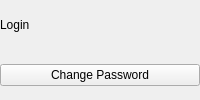
                   <widget class="QWidget" name="page_2">
                    <layout class="QGridLayout" name="gridLayout_81">
                     <property name="leftMargin">
                      <number>0</number>
                     </property>
                     <property name="topMargin">
                      <number>0</number>
                     </property>
                     <property name="rightMargin">
                      <number>0</number>
                     </property>
                     <property name="bottomMargin">
                      <number>0</number>
                     </property>
                     <property name="spacing">
                      <number>0</number>
                     </property>
                     <item row="0" column="0">
                      <widget class="QWidget" name="widget_64" native="true">
                       <layout class="QGridLayout" name="gridLayout_80">
                        <property name="leftMargin">
                         <number>0</number>
                        </property>
                        <property name="topMargin">
                         <number>0</number>
                        </property>
                        <property name="rightMargin">
                         <number>0</number>
                        </property>
                        <property name="bottomMargin">
                         <number>0</number>
                        </property>
                        <property name="spacing">
                         <number>0</number>
                        </property>
                        <item row="0" column="0">
                         <widget class="QWidget" name="widget_65" native="true">
                          <layout class="QGridLayout" name="gridLayout_79">
                           <property name="leftMargin">
                            <number>0</number>
                           </property>
                           <property name="topMargin">
                            <number>0</number>
                           </property>
                           <property name="rightMargin">
                            <number>0</number>
                           </property>
                           <property name="bottomMargin">
                            <number>0</number>
                           </property>
                           <property name="spacing">
                            <number>0</number>
                           </property>
                           <item row="0" column="0">
                            <widget class="QLabel" name="label_35">
                             <property name="text">
                              <string>Login</string>
                             </property>
                            </widget>
                           </item>
                          </layout>
                         </widget>
                        </item>
                        <item row="1" column="0">
                         <widget class="QWidget" name="widget_66" native="true">
                          <layout class="QGridLayout" name="gridLayout_78">
                           <property name="leftMargin">
                            <number>0</number>
                           </property>
                           <property name="topMargin">
                            <number>0</number>
                           </property>
                           <property name="rightMargin">
                            <number>0</number>
                           </property>
                           <property name="bottomMargin">
                            <number>0</number>
                           </property>
                           <property name="spacing">
                            <number>0</number>
                           </property>
                           <item row="0" column="0">
                            <widget class="QWidget" name="widget_67" native="true">
                             <layout class="QGridLayout" name="gridLayout_77">
                              <property name="leftMargin">
                               <number>0</number>
                              </property>
                              <property name="topMargin">
                               <number>0</number>
                              </property>
                              <property name="rightMargin">
                               <number>0</number>
                              </property>
                              <property name="bottomMargin">
                               <number>0</number>
                              </property>
                              <property name="spacing">
                               <number>0</number>
                              </property>
                              <item row="0" column="0">
                               <widget class="QPushButton" name="pushButton_6">
                                <property name="text">
                                 <string>Change Password</string>
                                </property>
                               </widget>
                              </item>
                             </layout>
                            </widget>
                           </item>
                          </layout>
                         </widget>
                        </item>
                       </layout>
                      </widget>
                     </item>
                    </layout>
                   </widget>
